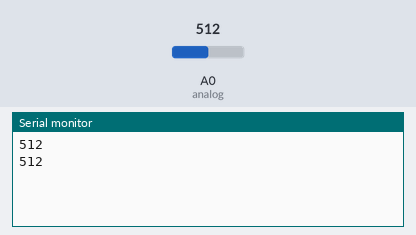
Recording of a sketch running on a simulated Arduino Uno, built with avr-gcc and run on an emulated ATmega328P. On the bench: the last lines printed to the serial monitor. The inputs (shaded band) are chosen by the test bench; at power-on: A0 (analog) = 512.

Above: at 1.6 s.
1.7 s: A0 (analog) set to 716
At 1.7 s:
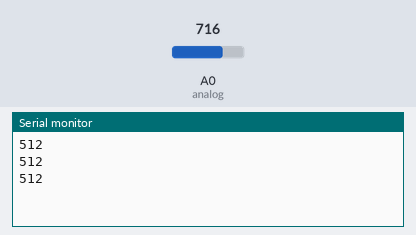
3.2 s: A0 (analog) set to 900
At 3.9 s:
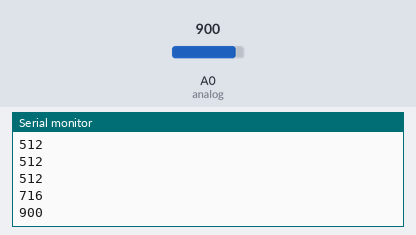
Timing chart, 0 to 6.2 s (numbered marks = the images above; inputs shaded):
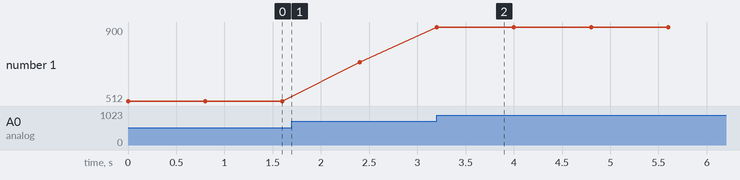

Measured:
- after the input at 3.2 s, the serial monitor: prints a new line at once (image 2)
- plotted number 1: 512 → 716 after the input at 1.7 s, 716 → 900 after the input at 3.2 s

The sketch:

_15_divisor_de_tens_o_resistivo1.ino
```cpp
#define analog A0
void setup()
{
  pinMode(analog, INPUT);
  Serial.begin(9600);
}

void loop()
{
  Serial.println(analogRead(analog));
  delay(800);
}
```
